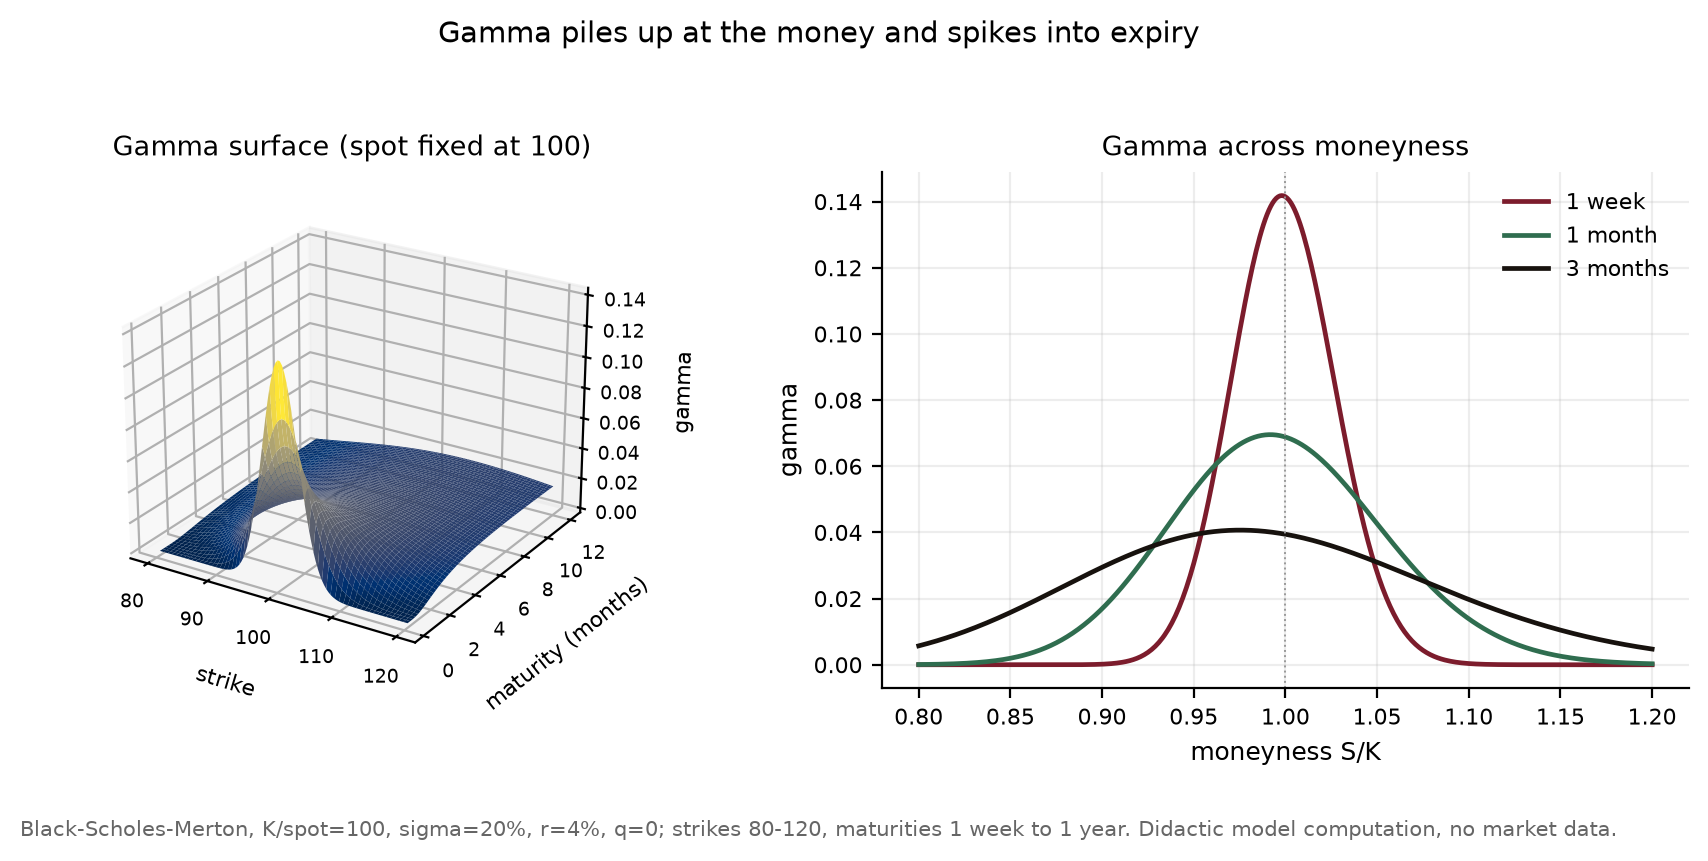

The Python source for this figure:
"""
Figure 1 - Gamma across strike, maturity and moneyness.

Didactic Black-Scholes-Merton computation, no market data. Left: gamma as a
surface over strike (80-120) and maturity (1 week to 1 year) for a fixed spot
S = 100. Right: gamma across moneyness S/K at three maturities (1 week, 1
month, 3 months). Both panels show the same two facts - gamma concentrates at
the money and spikes as expiry approaches. K/spot = 100, sigma = 20%, r = 4%,
q = 0. Everything is computed from scratch with math.erf (no scipy).

This script also carries the reusable `bsm_greeks` (extended with veta) that
the paper's Section 9 prints, and runs a central finite-difference self-check
of every second-order greek against the corresponding first-order closed form,
printing the maximum relative error to stdout.

Reproducible:
    python fig_so_gamma_surface.py     # numpy, matplotlib, stdlib math
"""
import os, math
import numpy as np
import matplotlib
matplotlib.use("Agg")
import matplotlib.pyplot as plt

HERE = os.path.dirname(os.path.abspath(__file__))
SQRT2PI = math.sqrt(2.0 * math.pi)


# ---- scalar reference implementation (reused across the fig_so_ scripts) -----
def npdf_s(x):
    return math.exp(-0.5 * x * x) / SQRT2PI


def ncdf_s(x):
    return 0.5 * (1.0 + math.erf(x / math.sqrt(2.0)))


def bsm_greeks(S, K, T, r, sigma, q=0.0, call=True):
    """Black-Scholes-Merton price and greeks. vega/vanna/vomma per vol POINT;
    theta and charm per CALENDAR DAY; rho per 1% rate; veta per vol point per
    YEAR. sign=+1 call, -1 put."""
    sqrtT = math.sqrt(T)
    d1 = (math.log(S / K) + (r - q + 0.5 * sigma**2) * T) / (sigma * sqrtT)
    d2 = d1 - sigma * sqrtT
    dq, dr = math.exp(-q * T), math.exp(-r * T)
    s = 1.0 if call else -1.0
    price = s * (S * dq * ncdf_s(s * d1) - K * dr * ncdf_s(s * d2))
    delta = s * dq * ncdf_s(s * d1)
    gamma = dq * npdf_s(d1) / (S * sigma * sqrtT)
    vega  = S * dq * npdf_s(d1) * sqrtT / 100.0
    theta = (-S * dq * npdf_s(d1) * sigma / (2 * sqrtT)
             - s * r * K * dr * ncdf_s(s * d2)
             + s * q * S * dq * ncdf_s(s * d1)) / 365.0
    rho   = s * K * T * dr * ncdf_s(s * d2) / 100.0
    vanna = -dq * npdf_s(d1) * d2 / sigma / 100.0
    charm = (q * s * dq * ncdf_s(s * d1)
             - dq * npdf_s(d1) * (2 * (r - q) * T - d2 * sigma * sqrtT)
             / (2 * T * sigma * sqrtT)) / 365.0
    vomma = S * dq * npdf_s(d1) * sqrtT * d1 * d2 / sigma / 10000.0
    # veta = d(vega)/dt (calendar time, per year). The finite-difference check
    # below fixes the sign: with a leading minus the expression is d(vega)/dT
    # (time-to-expiry), the opposite of the theta/charm calendar convention.
    veta  = (S * dq * npdf_s(d1) * sqrtT
             * (q + (r - q) * d1 / (sigma * sqrtT) - (1 + d1 * d2) / (2 * T))) / 100.0
    return dict(price=price, delta=delta, gamma=gamma, vega=vega, theta=theta,
                rho=rho, vanna=vanna, charm=charm, vomma=vomma, veta=veta)


# ---- vectorized helpers for the figure ------------------------------------
def npdf(x):
    return np.exp(-0.5 * x * x) / SQRT2PI


def gamma_grid(S, K, T, r, sig):
    d1 = (np.log(S / K) + (r + 0.5 * sig ** 2) * T) / (sig * np.sqrt(T))
    return npdf(d1) / (S * sig * np.sqrt(T))


# ---------------------------------------------------------------------------
K, SIG, R = 100.0, 0.20, 0.04
S0 = 100.0

# left panel: surface over strike x maturity, fixed spot
strikes = np.linspace(80, 120, 121)
mats = np.linspace(5 / 252, 1.0, 120)
Kg, Tg = np.meshgrid(strikes, mats)
gamma_surf = gamma_grid(S0, Kg, Tg, R, SIG)

# right panel: gamma across moneyness at three maturities, fixed strike
S = np.linspace(80.0, 120.0, 401)
prof_mats = [(5 / 252, "1 week", "#7c1c2c"), (21 / 252, "1 month", "#2f6d4f"),
             (63 / 252, "3 months", "#17120e")]

fig = plt.figure(figsize=(9.0, 4.0))
ax0 = fig.add_subplot(1, 2, 1, projection="3d")
ax0.plot_surface(Kg, Tg * 12, gamma_surf, cmap="cividis", linewidth=0,
                 antialiased=True, rstride=2, cstride=2)
ax0.set_xlabel("strike", fontsize=8, labelpad=1)
ax0.set_ylabel("maturity (months)", fontsize=8, labelpad=1)
ax0.set_zlabel("gamma", fontsize=8, labelpad=1)
ax0.set_title("Gamma surface (spot fixed at 100)", fontsize=9.6)
ax0.tick_params(labelsize=7, pad=0)
ax0.view_init(elev=24, azim=-58)

ax1 = fig.add_subplot(1, 2, 2)
for T, lab, col in prof_mats:
    ax1.plot(S / K, gamma_grid(S, K, T, R, SIG), color=col, lw=1.7, label=lab)
ax1.axvline(1.0, color="#999", lw=0.7, ls=":")
ax1.set_title("Gamma across moneyness", fontsize=9.6)
ax1.set_xlabel("moneyness S/K", fontsize=9)
ax1.set_ylabel("gamma", fontsize=9)
for sp in ("top", "right"):
    ax1.spines[sp].set_visible(False)
ax1.grid(True, alpha=0.22)
ax1.tick_params(labelsize=8)
ax1.legend(fontsize=8, frameon=False, loc="upper right")

fig.suptitle("Gamma piles up at the money and spikes into expiry",
             fontsize=10.6, y=1.00)
fig.text(0.5, -0.02,
         "Black-Scholes-Merton, K/spot=100, sigma=20%, r=4%, q=0; strikes 80-120, "
         "maturities 1 week to 1 year. Didactic model computation, no market data.",
         ha="center", fontsize=7.5, color="#666")
plt.tight_layout(rect=(0, 0.03, 1, 0.97))
OUT = os.path.join(HERE, "fig_so_gamma_surface.png")
fig.savefig(OUT, dpi=200, bbox_inches="tight")
print("wrote", OUT)

# --- numbers quoted in the text --------------------------------------------
print("\n[gamma across maturity, ATM]")
for T, lab in [(5 / 252, "1 week"), (21 / 252, "1 month"), (63 / 252, "3 months"),
               (0.5, "6 months"), (1.0, "1 year")]:
    g = bsm_greeks(S=100, K=100, T=T, r=R, sigma=SIG, call=True)
    print(f"  ATM {lab:9s}: gamma={g['gamma']:.4f}")
g1w = bsm_greeks(100, 100, 5 / 252, R, SIG)['gamma']
g1y = bsm_greeks(100, 100, 1.0, R, SIG)['gamma']
print(f"  1-week / 1-year gamma ratio = {g1w / g1y:.1f}x")
g2d = bsm_greeks(100, 100, 2 / 365, R, SIG)['gamma']
print(f"  ATM 2 days   : gamma={g2d:.4f}  (near-expiry spike)")

MULT = 100.0
gm = bsm_greeks(100, 100, 21 / 252, R, SIG)['gamma']
dollar_gamma = gm * S0 ** 2 * MULT / 100.0
print(f"\n[dollar gamma, ATM 1-month, multiplier {MULT:.0f}]")
print(f"  gamma={gm:.4f} -> dollar gamma = gamma*S^2*mult/100 = ${dollar_gamma:,.0f} per 1% move")

# --- Section 9 worked example: full greek vector for the 1-month ATM call ---
print("\n[Section 9 worked example: 1-month ATM call, S=K=100, r=4%, sigma=20%]")
g = bsm_greeks(S=100, K=100, T=21 / 252, r=0.04, sigma=0.20, call=True)
for name in ("price", "delta", "gamma", "vega", "theta", "rho",
             "vanna", "charm", "vomma", "veta"):
    print(f"  {name:6s} {g[name]:+.5f}")


# --- central finite-difference self-check of every second-order greek -------
def self_check():
    """Verify each second-order greek against a central finite difference of the
    corresponding first-order closed form, in natural units (per unit vol, per
    year). Returns the max relative error over a grid away from sign flips."""
    hS, hV, hT = 1e-3, 1e-4, 1e-5
    errs = {"gamma": 0.0, "vanna": 0.0, "charm": 0.0, "vomma": 0.0, "veta": 0.0}

    def delta(S, K, T, r, sig, q=0.0, call=True):
        return bsm_greeks(S, K, T, r, sig, q, call)["delta"]

    def vega_nat(S, K, T, r, sig, q=0.0, call=True):        # per unit vol
        return bsm_greeks(S, K, T, r, sig, q, call)["vega"] * 100.0

    for mny in (0.90, 0.95, 1.05, 1.10):
        for T in (30 / 365, 90 / 365):
            for call in (True, False):
                S, K, r, sig = mny * 100.0, 100.0, R, SIG
                g = bsm_greeks(S, K, T, r, sig, call=call)
                # gamma = dDelta/dS
                fd = (delta(S + hS, K, T, r, sig, call=call)
                      - delta(S - hS, K, T, r, sig, call=call)) / (2 * hS)
                errs["gamma"] = max(errs["gamma"], abs(fd - g["gamma"]) / abs(g["gamma"]))
                # vanna = dDelta/dsigma  (per unit vol)
                cf = g["vanna"] * 100.0
                fd = (delta(S, K, T, r, sig + hV, call=call)
                      - delta(S, K, T, r, sig - hV, call=call)) / (2 * hV)
                errs["vanna"] = max(errs["vanna"], abs(fd - cf) / abs(cf))
                # charm = dDelta/dt = -dDelta/dT  (per year)
                cf = g["charm"] * 365.0
                fd = -(delta(S, K, T + hT, r, sig, call=call)
                       - delta(S, K, T - hT, r, sig, call=call)) / (2 * hT)
                errs["charm"] = max(errs["charm"], abs(fd - cf) / abs(cf))
                # vomma = dVega/dsigma  (per unit vol)
                cf = g["vomma"] * 10000.0
                fd = (vega_nat(S, K, T, r, sig + hV, call=call)
                      - vega_nat(S, K, T, r, sig - hV, call=call)) / (2 * hV)
                errs["vomma"] = max(errs["vomma"], abs(fd - cf) / abs(cf))
                # veta = dVega/dt = -dVega/dT  (per year, per unit vol)
                cf = g["veta"] * 100.0
                fd = -(vega_nat(S, K, T + hT, r, sig, call=call)
                       - vega_nat(S, K, T - hT, r, sig, call=call)) / (2 * hT)
                errs["veta"] = max(errs["veta"], abs(fd - cf) / abs(cf))
    return errs


errs = self_check()
print("\n[self-check: max relative error vs central finite difference]")
for k in ("gamma", "vanna", "charm", "vomma", "veta"):
    print(f"  {k:6s} {errs[k]:.2e}")
print(f"  OVERALL max rel err = {max(errs.values()):.2e}")
